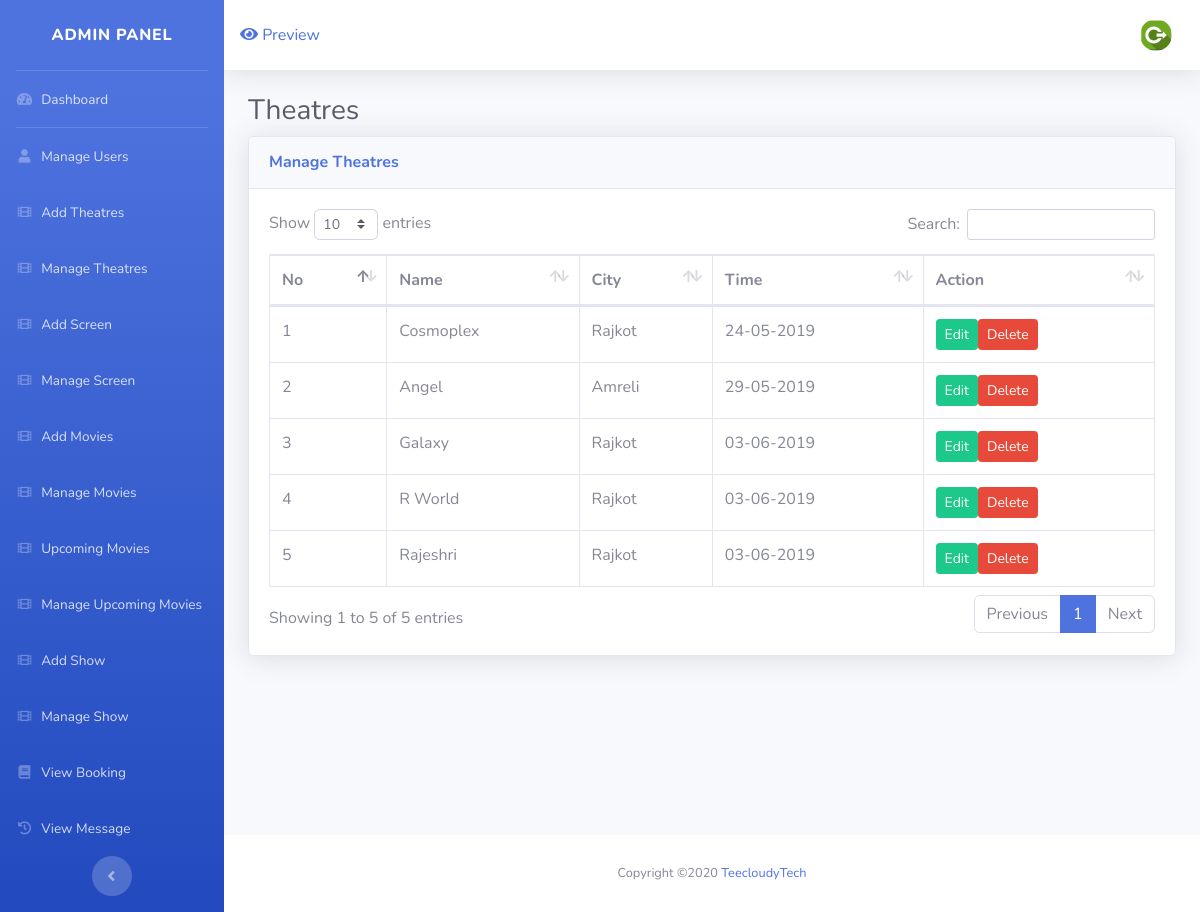
Page /admin/theatre_manage.php on the committed database.
### tables this page shows
CREATE TABLE `theatre` (
  `t_id` int(4) NOT NULL,
  `t_nm` varchar(30) NOT NULL,
  `t_city` varchar(30) NOT NULL,
  `t_time` bigint(40) NOT NULL,
  `t_status` int(1) NOT NULL DEFAULT 1
);

### admin/theatre_manage.php (the view, shortened to what this page needs)
<?php
	include("include/header.php");
	include("../include/config.php");
?>
<div class="container-fluid">
  <h1 class="h3 mb-2 text-gray-800">Theatres</h1>
  <div class="card shadow mb-4">
	<div class="card-header py-3">
	  <h6 class="m-0 font-weight-bold text-primary">Manage Theatres</h6>
	</div>
	<div class="card-body">
		<div class="table-responsive">
                <table class="table table-bordered" id="dataTable" width="100%" cellspacing="0">
<thead>
                    <tr>
                      <th>No</th>
                      <th>Name</th>
                      <th>City</th>
                      <th>Time</th>
                      <th>Action</th>
                    </tr>
                  </thead>
                  <tbody>
          <?php
  $sq=mysqli_query($con,"select * from theatre");
  $co=1;
while($row=mysqli_fetch_assoc($sq))
              {
       $tt=date('d-m-Y',$row['t_time']);
               echo'<tr>';
               echo'<td>'.$co.'</td>';
               echo'<td>'.$row['t_nm'].'</td>';
               echo'<td>'.$row['t_city'].'</td>';
              echo'<td>'.$tt.'</td>';
             echo'<td>';
if($row['t_status']==0)
{
	echo'<a href="theatre_enable.php?id='.$row['t_id'].'" class="btn btn-info btn-sm">Enable</a>';
}
else
{
echo'<a href="theatre_edit.php?id='.$row['t_id'].'" class="btn btn-success btn-sm">Edit</a>';
}
             echo'<a href="theatre_delete.php?id='.$row['t_id'].'" class="btn btn-danger btn-sm  ">Delete</a></td>';
             $co++;
             }
             ?>
                    </tr>
                  </tbody>
                </table>
              </div>
	</div>
  </div>
</div>
<?php
	include("include/footer.php");
?>

### rows in the picture
theatre: t_nm "Cosmoplex", t_city "Rajkot", t_time "24-05-2019"
theatre: t_nm "Angel", t_city "Amreli", t_time "29-05-2019"
theatre: t_nm "Galaxy", t_city "Rajkot", t_time "03-06-2019"
theatre: t_nm "R World", t_city "Rajkot", t_time "03-06-2019"
theatre: t_nm "Rajeshri", t_city "Rajkot", t_time "03-06-2019"
